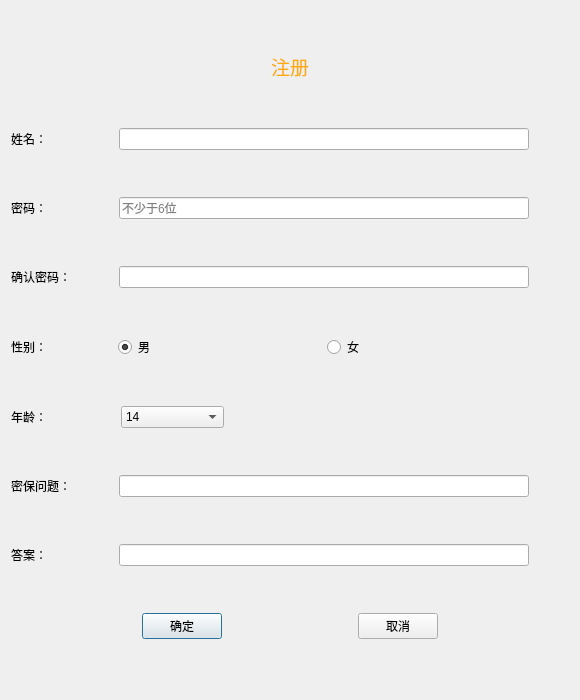
<?xml version="1.0" encoding="UTF-8"?>
<ui version="4.0">
 <class>addStu</class>
 <widget class="QDialog" name="addStu">
  <property name="geometry">
   <rect>
    <x>0</x>
    <y>0</y>
    <width>580</width>
    <height>700</height>
   </rect>
  </property>
  <property name="minimumSize">
   <size>
    <width>580</width>
    <height>700</height>
   </size>
  </property>
  <property name="maximumSize">
   <size>
    <width>580</width>
    <height>700</height>
   </size>
  </property>
  <property name="windowTitle">
   <string>Dialog</string>
  </property>
  <property name="styleSheet">
   <string notr="true">background-image: url(:/png/小17.jpg);</string>
  </property>
  <layout class="QVBoxLayout" name="verticalLayout">
   <item>
    <widget class="QLabel" name="label">
     <property name="sizePolicy">
      <sizepolicy hsizetype="Preferred" vsizetype="Fixed">
       <horstretch>0</horstretch>
       <verstretch>0</verstretch>
      </sizepolicy>
     </property>
     <property name="font">
      <font>
       <family>黑体</family>
       <pointsize>14</pointsize>
      </font>
     </property>
     <property name="layoutDirection">
      <enum>Qt::LeftToRight</enum>
     </property>
     <property name="styleSheet">
      <string notr="true">color: rgb(255, 170, 0);</string>
     </property>
     <property name="text">
      <string>注册</string>
     </property>
     <property name="alignment">
      <set>Qt::AlignCenter</set>
     </property>
    </widget>
   </item>
   <item>
    <layout class="QHBoxLayout" name="horizontalLayout" stretch="2,8,0">
     <item>
      <widget class="QLabel" name="label_2">
       <property name="font">
        <font>
         <family>黑体</family>
        </font>
       </property>
       <property name="text">
        <string>姓名：</string>
       </property>
      </widget>
     </item>
     <item>
      <widget class="QLineEdit" name="le_Name">
       <property name="clearButtonEnabled">
        <bool>true</bool>
       </property>
      </widget>
     </item>
     <item>
      <spacer name="horizontalSpacer_2">
       <property name="orientation">
        <enum>Qt::Horizontal</enum>
       </property>
       <property name="sizeHint" stdset="0">
        <size>
         <width>40</width>
         <height>20</height>
        </size>
       </property>
      </spacer>
     </item>
    </layout>
   </item>
   <item>
    <layout class="QHBoxLayout" name="horizontalLayout_2" stretch="2,8,0">
     <item>
      <widget class="QLabel" name="label_3">
       <property name="font">
        <font>
         <family>黑体</family>
        </font>
       </property>
       <property name="text">
        <string>密码：</string>
       </property>
      </widget>
     </item>
     <item>
      <widget class="QLineEdit" name="le_Passwd">
       <property name="echoMode">
        <enum>QLineEdit::Password</enum>
       </property>
       <property name="placeholderText">
        <string>不少于6位</string>
       </property>
       <property name="clearButtonEnabled">
        <bool>true</bool>
       </property>
      </widget>
     </item>
     <item>
      <spacer name="horizontalSpacer_3">
       <property name="orientation">
        <enum>Qt::Horizontal</enum>
       </property>
       <property name="sizeHint" stdset="0">
        <size>
         <width>40</width>
         <height>20</height>
        </size>
       </property>
      </spacer>
     </item>
    </layout>
   </item>
   <item>
    <layout class="QHBoxLayout" name="horizontalLayout_3" stretch="2,8,0">
     <item>
      <widget class="QLabel" name="label_4">
       <property name="font">
        <font>
         <family>黑体</family>
        </font>
       </property>
       <property name="text">
        <string>确认密码：</string>
       </property>
      </widget>
     </item>
     <item>
      <widget class="QLineEdit" name="le_Passwds">
       <property name="echoMode">
        <enum>QLineEdit::Password</enum>
       </property>
       <property name="clearButtonEnabled">
        <bool>true</bool>
       </property>
      </widget>
     </item>
     <item>
      <spacer name="horizontalSpacer_4">
       <property name="orientation">
        <enum>Qt::Horizontal</enum>
       </property>
       <property name="sizeHint" stdset="0">
        <size>
         <width>40</width>
         <height>20</height>
        </size>
       </property>
      </spacer>
     </item>
    </layout>
   </item>
   <item>
    <layout class="QHBoxLayout" name="horizontalLayout_4" stretch="1,2,2,0">
     <item>
      <widget class="QLabel" name="label_7">
       <property name="font">
        <font>
         <family>黑体</family>
        </font>
       </property>
       <property name="text">
        <string>性别：</string>
       </property>
      </widget>
     </item>
     <item>
      <widget class="QRadioButton" name="rbtn_Male">
       <property name="font">
        <font>
         <family>黑体</family>
        </font>
       </property>
       <property name="text">
        <string>男</string>
       </property>
       <property name="checked">
        <bool>true</bool>
       </property>
      </widget>
     </item>
     <item>
      <widget class="QRadioButton" name="rbtn_Female">
       <property name="font">
        <font>
         <family>黑体</family>
        </font>
       </property>
       <property name="text">
        <string>女</string>
       </property>
      </widget>
     </item>
     <item>
      <spacer name="horizontalSpacer_11">
       <property name="orientation">
        <enum>Qt::Horizontal</enum>
       </property>
       <property name="sizeHint" stdset="0">
        <size>
         <width>40</width>
         <height>20</height>
        </size>
       </property>
      </spacer>
     </item>
    </layout>
   </item>
   <item>
    <layout class="QHBoxLayout" name="horizontalLayout_5" stretch="3,3,10">
     <item>
      <widget class="QLabel" name="label_8">
       <property name="font">
        <font>
         <family>黑体</family>
        </font>
       </property>
       <property name="text">
        <string>年龄：</string>
       </property>
      </widget>
     </item>
     <item>
      <widget class="QComboBox" name="cbb_Age">
       <item>
        <property name="text">
         <string>14</string>
        </property>
       </item>
       <item>
        <property name="text">
         <string>15</string>
        </property>
       </item>
       <item>
        <property name="text">
         <string>16</string>
        </property>
       </item>
       <item>
        <property name="text">
         <string>17</string>
        </property>
       </item>
       <item>
        <property name="text">
         <string>18</string>
        </property>
       </item>
       <item>
        <property name="text">
         <string>19</string>
        </property>
       </item>
       <item>
        <property name="text">
         <string>20</string>
        </property>
       </item>
       <item>
        <property name="text">
         <string>21</string>
        </property>
       </item>
       <item>
        <property name="text">
         <string>22</string>
        </property>
       </item>
       <item>
        <property name="text">
         <string>23</string>
        </property>
       </item>
       <item>
        <property name="text">
         <string>24</string>
        </property>
       </item>
       <item>
        <property name="text">
         <string>25</string>
        </property>
       </item>
       <item>
        <property name="text">
         <string>27</string>
        </property>
       </item>
       <item>
        <property name="text">
         <string>28</string>
        </property>
       </item>
       <item>
        <property name="text">
         <string>29</string>
        </property>
       </item>
       <item>
        <property name="text">
         <string>30</string>
        </property>
       </item>
       <item>
        <property name="text">
         <string>31</string>
        </property>
       </item>
       <item>
        <property name="text">
         <string>32</string>
        </property>
       </item>
       <item>
        <property name="text">
         <string>33</string>
        </property>
       </item>
       <item>
        <property name="text">
         <string>34</string>
        </property>
       </item>
       <item>
        <property name="text">
         <string>35</string>
        </property>
       </item>
       <item>
        <property name="text">
         <string>36</string>
        </property>
       </item>
       <item>
        <property name="text">
         <string>37</string>
        </property>
       </item>
       <item>
        <property name="text">
         <string>38</string>
        </property>
       </item>
       <item>
        <property name="text">
         <string>39</string>
        </property>
       </item>
       <item>
        <property name="text">
         <string>40</string>
        </property>
       </item>
       <item>
        <property name="text">
         <string>41</string>
        </property>
       </item>
       <item>
        <property name="text">
         <string>42</string>
        </property>
       </item>
       <item>
        <property name="text">
         <string>43</string>
        </property>
       </item>
       <item>
        <property name="text">
         <string>44</string>
        </property>
       </item>
       <item>
        <property name="text">
         <string>45</string>
        </property>
       </item>
       <item>
        <property name="text">
         <string>46</string>
        </property>
       </item>
       <item>
        <property name="text">
         <string>47</string>
        </property>
       </item>
       <item>
        <property name="text">
         <string>48</string>
        </property>
       </item>
       <item>
        <property name="text">
         <string>49</string>
        </property>
       </item>
       <item>
        <property name="text">
         <string>50</string>
        </property>
       </item>
       <item>
        <property name="text">
         <string>51</string>
        </property>
       </item>
       <item>
        <property name="text">
         <string>52</string>
        </property>
       </item>
       <item>
        <property name="text">
         <string>53</string>
        </property>
       </item>
       <item>
        <property name="text">
         <string>54</string>
        </property>
       </item>
       <item>
        <property name="text">
         <string>55</string>
        </property>
       </item>
       <item>
        <property name="text">
         <string>56</string>
        </property>
       </item>
       <item>
        <property name="text">
         <string>57</string>
        </property>
       </item>
       <item>
        <property name="text">
         <string>58</string>
        </property>
       </item>
       <item>
        <property name="text">
         <string>59</string>
        </property>
       </item>
       <item>
        <property name="text">
         <string>60</string>
        </property>
       </item>
       <item>
        <property name="text">
         <string>61</string>
        </property>
       </item>
       <item>
        <property name="text">
         <string>62</string>
        </property>
       </item>
       <item>
        <property name="text">
         <string>63</string>
        </property>
       </item>
       <item>
        <property name="text">
         <string>64</string>
        </property>
       </item>
       <item>
        <property name="text">
         <string>65</string>
        </property>
       </item>
       <item>
        <property name="text">
         <string>66</string>
        </property>
       </item>
       <item>
        <property name="text">
         <string>67</string>
        </property>
       </item>
       <item>
        <property name="text">
         <string>68</string>
        </property>
       </item>
       <item>
        <property name="text">
         <string>69</string>
        </property>
       </item>
       <item>
        <property name="text">
         <string>70</string>
        </property>
       </item>
      </widget>
     </item>
     <item>
      <spacer name="horizontalSpacer">
       <property name="orientation">
        <enum>Qt::Horizontal</enum>
       </property>
       <property name="sizeHint" stdset="0">
        <size>
         <width>40</width>
         <height>20</height>
        </size>
       </property>
      </spacer>
     </item>
    </layout>
   </item>
   <item>
    <layout class="QHBoxLayout" name="horizontalLayout_6" stretch="2,8,0">
     <item>
      <widget class="QLabel" name="label_5">
       <property name="font">
        <font>
         <family>黑体</family>
        </font>
       </property>
       <property name="text">
        <string>密保问题：</string>
       </property>
      </widget>
     </item>
     <item>
      <widget class="QLineEdit" name="le_Que"/>
     </item>
     <item>
      <spacer name="horizontalSpacer_5">
       <property name="orientation">
        <enum>Qt::Horizontal</enum>
       </property>
       <property name="sizeHint" stdset="0">
        <size>
         <width>40</width>
         <height>20</height>
        </size>
       </property>
      </spacer>
     </item>
    </layout>
   </item>
   <item>
    <layout class="QHBoxLayout" name="horizontalLayout_7" stretch="2,8,0">
     <item>
      <widget class="QLabel" name="label_6">
       <property name="font">
        <font>
         <family>黑体</family>
        </font>
       </property>
       <property name="text">
        <string>答案：</string>
       </property>
      </widget>
     </item>
     <item>
      <widget class="QLineEdit" name="le_Ans"/>
     </item>
     <item>
      <spacer name="horizontalSpacer_6">
       <property name="orientation">
        <enum>Qt::Horizontal</enum>
       </property>
       <property name="sizeHint" stdset="0">
        <size>
         <width>40</width>
         <height>20</height>
        </size>
       </property>
      </spacer>
     </item>
    </layout>
   </item>
   <item>
    <layout class="QHBoxLayout" name="horizontalLayout_8">
     <item>
      <spacer name="horizontalSpacer_7">
       <property name="orientation">
        <enum>Qt::Horizontal</enum>
       </property>
       <property name="sizeHint" stdset="0">
        <size>
         <width>40</width>
         <height>20</height>
        </size>
       </property>
      </spacer>
     </item>
     <item>
      <widget class="QPushButton" name="btn_Ok">
       <property name="font">
        <font>
         <family>黑体</family>
        </font>
       </property>
       <property name="cursor">
        <cursorShape>PointingHandCursor</cursorShape>
       </property>
       <property name="text">
        <string>确定</string>
       </property>
      </widget>
     </item>
     <item>
      <spacer name="horizontalSpacer_9">
       <property name="orientation">
        <enum>Qt::Horizontal</enum>
       </property>
       <property name="sizeHint" stdset="0">
        <size>
         <width>40</width>
         <height>20</height>
        </size>
       </property>
      </spacer>
     </item>
     <item>
      <widget class="QPushButton" name="btn_Cancel">
       <property name="font">
        <font>
         <family>黑体</family>
        </font>
       </property>
       <property name="cursor">
        <cursorShape>PointingHandCursor</cursorShape>
       </property>
       <property name="text">
        <string>取消</string>
       </property>
      </widget>
     </item>
     <item>
      <spacer name="horizontalSpacer_8">
       <property name="orientation">
        <enum>Qt::Horizontal</enum>
       </property>
       <property name="sizeHint" stdset="0">
        <size>
         <width>40</width>
         <height>20</height>
        </size>
       </property>
      </spacer>
     </item>
    </layout>
   </item>
  </layout>
 </widget>
 <tabstops>
  <tabstop>le_Name</tabstop>
  <tabstop>le_Passwd</tabstop>
  <tabstop>le_Passwds</tabstop>
  <tabstop>rbtn_Male</tabstop>
  <tabstop>rbtn_Female</tabstop>
  <tabstop>cbb_Age</tabstop>
  <tabstop>le_Que</tabstop>
  <tabstop>le_Ans</tabstop>
  <tabstop>btn_Ok</tabstop>
  <tabstop>btn_Cancel</tabstop>
 </tabstops>
 <resources/>
 <connections/>
</ui>
